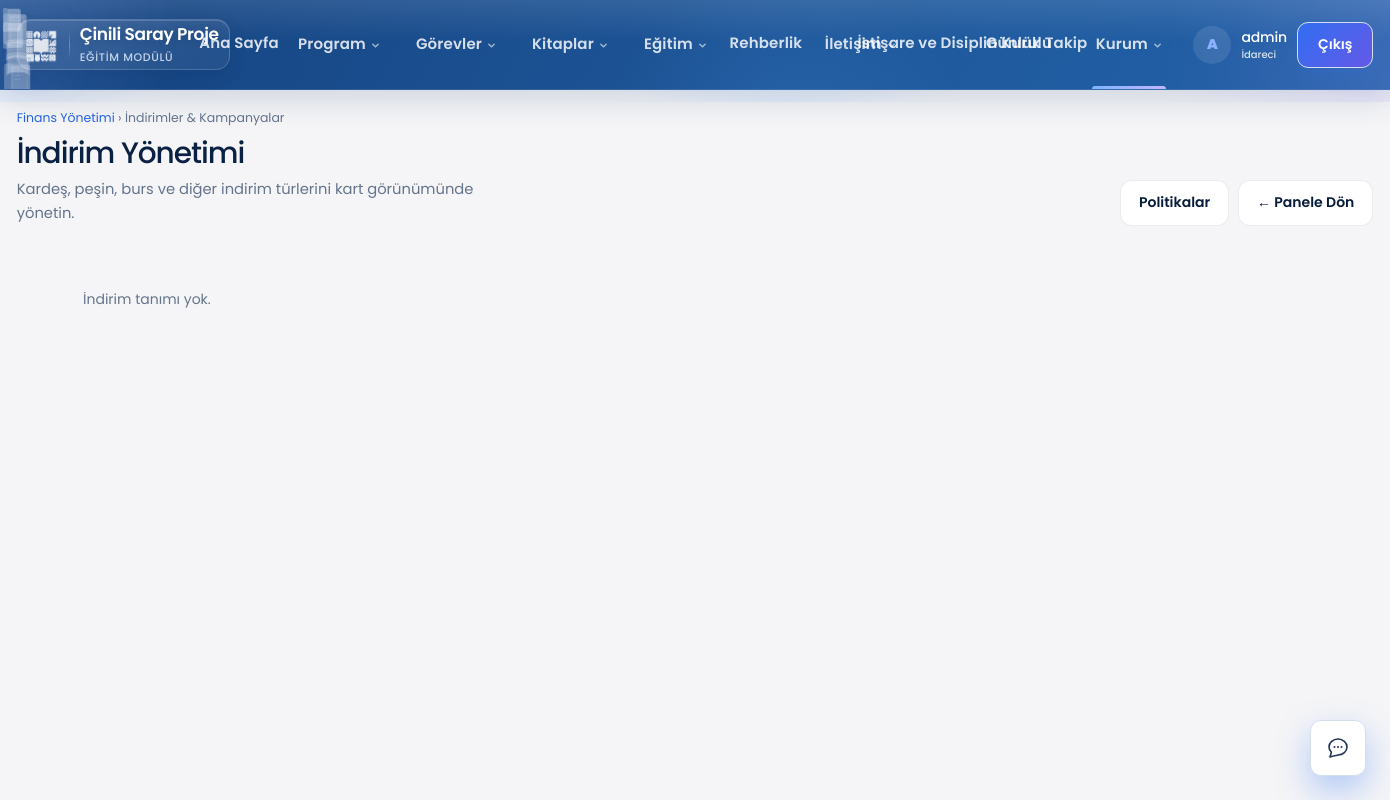
Before: /finans/indirimler/ (signed in) with the older database file.
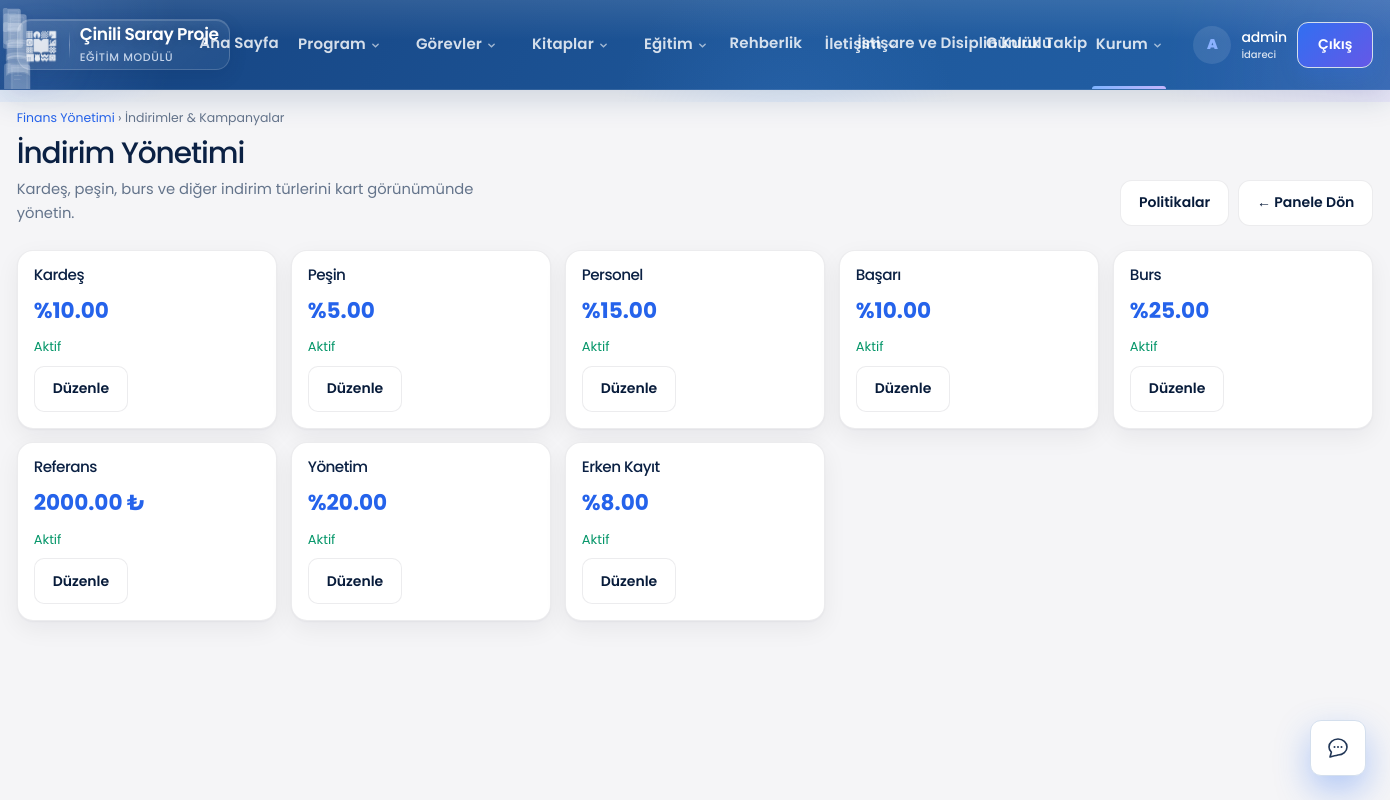
After: the same page with the newer database file.
### takip/finans_models.py (models this page shows, shortened)
class FinansIndirim(models.Model):
    class Tur(models.TextChoices):
        YUZDE = "yuzde", "Yüzde"
        TUTAR = "tutar", "Sabit Tutar"
    kod = models.SlugField(max_length=40, unique=True, verbose_name="Kod")
    ad = models.CharField(max_length=80, verbose_name="Ad")
    tur = models.CharField(max_length=10, choices=Tur.choices, default=Tur.YUZDE, verbose_name="Tür")
    deger = models.DecimalField(
        max_digits=10,
        decimal_places=2,
        validators=[MinValueValidator(Decimal("0"))],
        verbose_name="Değer",
    )
    aktif = models.BooleanField(default=True, verbose_name="Aktif")
    baslangic = models.DateField(null=True, blank=True, verbose_name="Başlangıç")
    bitis = models.DateField(null=True, blank=True, verbose_name="Bitiş")
    aciklama = models.CharField(max_length=255, blank=True, verbose_name="Açıklama")
    sira = models.PositiveSmallIntegerField(default=0, verbose_name="Sıra")
    olusturulma = models.DateTimeField(auto_now_add=True)
    class Meta:
        verbose_name = "İndirim"
        verbose_name_plural = "İndirimler"
        ordering = ["sira", "ad"]
    @property
    def gecerli_mi(self) -> bool:
        if not self.aktif:
            return False
        bugun = timezone.localdate()
        if self.baslangic and bugun < self.baslangic:
            return False
        if self.bitis and bugun > self.bitis:
            return False
        return True
    @property
    def deger_goster(self) -> str:
        if self.tur == self.Tur.YUZDE:
            return f"%{self.deger}"
        return f"{self.deger} ₺"

### takip/finans_views.py (the view, shortened to what this page needs)
# urls.py: path("finans/indirimler/", finans_views.finans_indirimler, name="finans_indirimler"),
@login_required
@require_permission("aidat", "edit")
def finans_indirimler(request):
    if not finans_yonetebilir(request.user):
        return HttpResponseForbidden("İndirim yönetimi için yetkiniz yok.")
    finans_seed_verisi()
    indirim = None
    form = None
    edit_pk = request.GET.get("duzenle")
    if edit_pk:
        indirim = get_object_or_404(FinansIndirim, pk=edit_pk)
        form = FinansIndirimForm(instance=indirim)
    indirimler = FinansIndirim.objects.all()
    kampanyalar = FinansKampanya.objects.select_related("indirim").order_by("-baslangic")[:12]
    return render(
        request,
        "finans/indirimler.html",
        {
            "indirimler": indirimler,
            "kampanyalar": kampanyalar,
            "form": form,
            "duzenlenen": indirim,
        },
    )

### takip/asistan_service.py (called while the page is built)
def asistan_kullanilabilir(user: User) -> bool:
    if not getattr(settings, "AI_ASSISTANT_ENABLED", True):
        return False
    if not user.is_authenticated:
        return False
    if kullanici_veli_mi(user) or kullanici_talebe_mi(user) or ogretmen_paneli_kullanicisi_mi(user):
        return False
    return can(user, "asistan", "view") or user.is_superuser

### takip/finans_service.py (called while the page is built)
def finans_yonetebilir(user: User) -> bool:
    if user.is_superuser or tum_talebe_kapsami_var(user):
        return True
    from takip.permissions.scope import kullanici_rol_slugleri
    return bool(
        kullanici_rol_slugleri(user)
        & {"idareci", "ic_mesul", "egitim_mesul", "sinif_mesul", "muhasebeci"}
    )

def aktif_egitim_yili() -> EgitimYili | None:
    return EgitimYili.objects.filter(aktif=True).order_by("-baslangic").first()

### takip/ogretmen_service.py (called while the page is built, shortened)
def ogretmen_hocasi_for_user(user: User) -> EtutHocasi | None:
    if not user.is_authenticated:
        return None
    hoca = etut_hocasi_for_user(user)
    if hoca and hoca.aktif:
        return hoca

def kullanici_ogretmen_mi(user: User) -> bool:
    return ogretmen_hocasi_for_user(user) is not None

### takip/panel_permissions.py (called while the page is built)
def yonetim_erisimi_var(user: User) -> bool:
    return yonetim_kapsami_var(user)

### templates/finans/indirimler.html (shortened to what this page needs)
{% extends "base.html" %}
{% load static finans_extras %}
{% block extra_css %}
<link rel="stylesheet" href="{% static 'css/finans-premium.css' %}">
{% endblock %}
{% block content %}
<div class="fn-page">
<header class="fn-head">
    <div>
        <p class="fn-crumb"><a href="{% url 'finans_panel' %}">Finans Yönetimi</a> › İndirimler & Kampanyalar</p>
        <h1>İndirim Yönetimi</h1>
        <p class="fn-sub">Kardeş, peşin, burs ve diğer indirim türlerini kart görünümünde yönetin.</p>
    </div>
    <div class="fn-head-actions">
        <a href="{% url 'finans_politikalar' %}" class="fn-btn">Politikalar</a>
        <a href="{% url 'finans_panel' %}" class="fn-btn">← Panele Dön</a>
    </div>
</header>
<div class="fn-discount-grid">
    {% for i in indirimler %}
    <article class="fn-discount-card">
        <h3>{{ i.ad }}</h3>
        <div class="fn-discount-value">{{ i.deger_goster }}</div>
        <p style="font-size:0.8125rem;color:var(--fn-muted);margin:0 0 0.5rem">
            {% if i.gecerli_mi %}<span style="color:var(--fn-green)">Aktif</span>{% else %}<span style="color:var(--fn-muted)">Pasif</span>{% endif %}
        </p>
        <a href="?duzenle={{ i.pk }}" class="fn-btn fn-btn-sm">Düzenle</a>
    </article>
    {% empty %}
    <p class="fn-empty">İndirim tanımı yok.</p>
    {% endfor %}
</div>
</div>
{% endblock %}

Changed rows visible on the page:
added FinansIndirim: ad "Kardeş", deger_goster "%10.00", aktif "Aktif"
added FinansIndirim: ad "Peşin", deger_goster "%5.00", aktif "Aktif"
added FinansIndirim: ad "Personel", deger_goster "%15.00", aktif "Aktif"
added FinansIndirim: ad "Başarı", deger_goster "%10.00", aktif "Aktif"
added FinansIndirim: ad "Burs", deger_goster "%25.00", aktif "Aktif"
added FinansIndirim: ad "Referans", deger_goster "2000.00 ₺", aktif "Aktif"
added FinansIndirim: ad "Yönetim", deger_goster "%20.00", aktif "Aktif"
added FinansIndirim: ad "Erken Kayıt", deger_goster "%8.00", aktif "Aktif"
Other visible differences:
text no longer shown: "İndirim tanımı yok."
